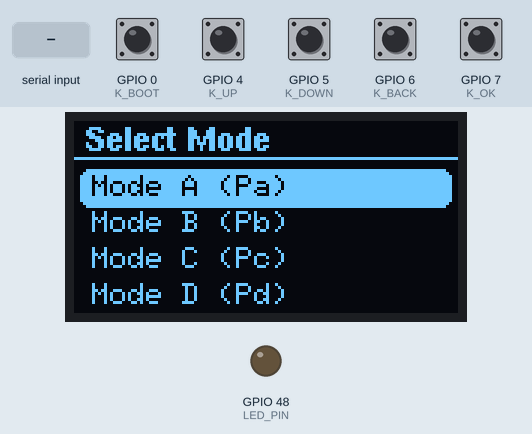
Bench run of a sketch on a simulated ESP32-S3. Shown: 128×64 one-colour display, output pins drawn as LEDs (lit = HIGH). The inputs (shaded band) are chosen by the test bench; at power-on: GPIO 0 (K_BOOT), GPIO 4 (K_UP), GPIO 5 (K_DOWN), GPIO 6 (K_BACK), GPIO 7 (K_OK) HIGH. Random numbers use the default seed unless the sketch sets one.

Above: at 2.3 s.
2.4 s: GPIO 0 (K_BOOT) pulled LOW for 0.15 s
At 2.73 s:
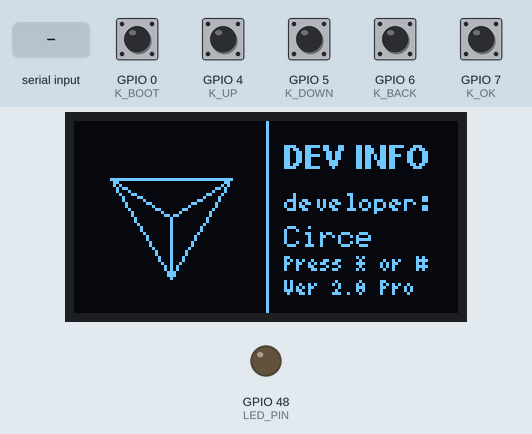
3.1 s: GPIO 7 (K_OK) pulled LOW for 0.15 s
At 4.5 s:
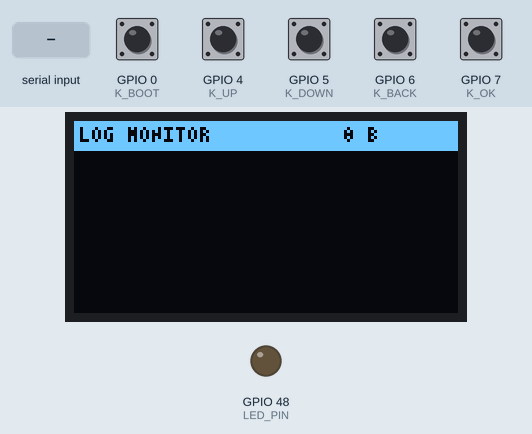
4.8 s: "1" received over the second serial link
At 6.1 s:
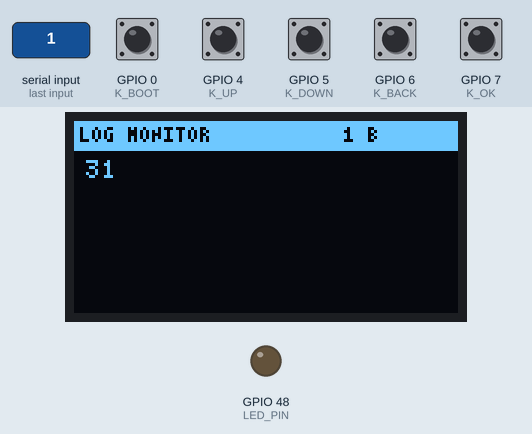
6.4 s: GPIO 0 (K_BOOT) pulled LOW for 1 s
At 7.89 s:
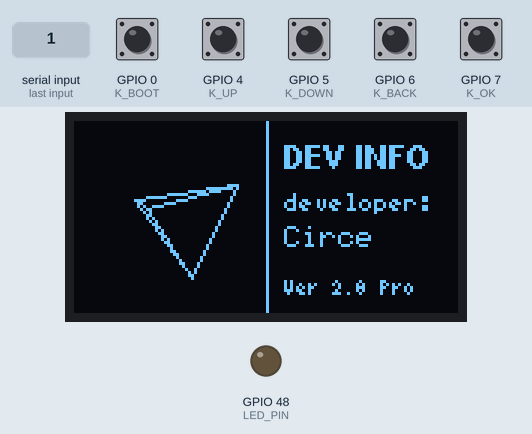
8.0 s: "0" received over the second serial link
At 8.2 s:
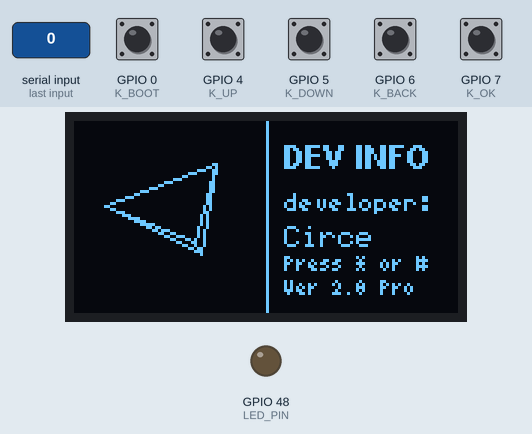
9.5 s: "2" received over the second serial link
At 9.75 s:
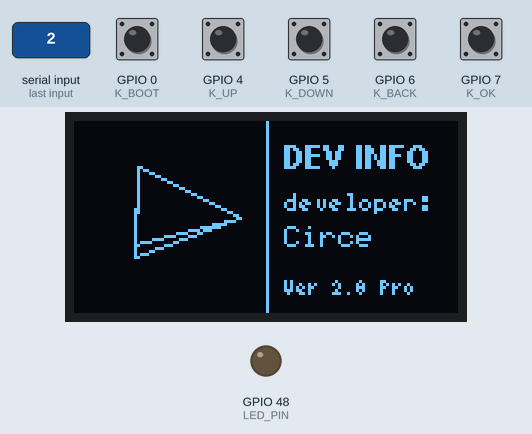
Timing chart, 0 to 12.0 s (numbered marks = the images above; inputs shaded):
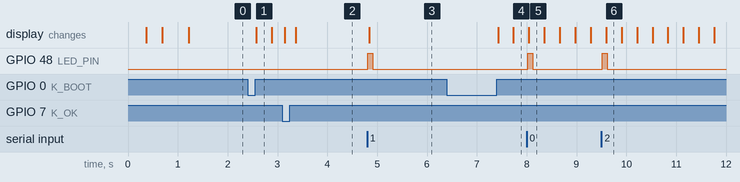

Measured:
- after the input at 2.4 s, the display: changes after 0.18 s (image 1)
- after the input at 4.8 s, GPIO 48 (LED_PIN): LOW → HIGH at once, → LOW 0.10 s later; the display: changes at once (image 3)
- after the input at 6.4 s, the display: first changes after 1.0 s (image 4 shows a later state)
- after the input at 8.0 s, GPIO 48 (LED_PIN): LOW → HIGH at once, → LOW 0.10 s later
- after the input at 9.5 s, GPIO 48 (LED_PIN): LOW → HIGH at once, → LOW 0.10 s later

The sketch:

aa_copy_20251126165719.ino
```cpp
#include <Arduino.h>
#include <U8g2lib.h>
#include <Wire.h>
#include <math.h> // 用于 3D 计算

// -------------------- 硬件引脚 --------------------
#define OLED_SCL 10
#define OLED_SDA 9
U8G2_SSD1306_128X64_NONAME_F_HW_I2C u8g2(U8G2_R0, U8X8_PIN_NONE, OLED_SCL, OLED_SDA);

#define K_UP    4
#define K_DOWN  5
#define K_OK    7   // '#'
#define K_BACK  6   // '*'
#define K_BOOT  0   // BOOT 键，用于进入开发者简介

#define UART_RX 44
#define UART_TX 43
HardwareSerial MySerial(1);

// 板载 LED
#define LED_PIN 48

// -------------------- 状态管理 --------------------
const char* menuList[4] = {"Mode A (Pa)", "Mode B (Pb)", "Mode C (Pc)", "Mode D (Pd)"};
int menuIndex = 0;
int menuOffsetY = 0;     // 当前偏移量（动画）
int targetOffsetY = 0;   // 目标偏移量
int slideY = 0;
int slideTarget = 0;
bool isSliding = false;


// UI 状态机
enum SystemState {
  STATE_HOME,
  STATE_MENU,
  STATE_VIEW_LOG,
  STATE_DEV_INTRO, // 新增：开发者简介 3D 模式
  STATE_DEV_RETURN
};
SystemState currentState = STATE_HOME;

int scrollLine = 0; // 日志查看滚动行

// -------------------- 3D 引擎变量 --------------------
double angleX = 0;
double angleY = 0;

// -------------------- DEV INTRO 动画控制 --------------------
int devAnimType = -1;            // -1 未初始化, 0 = cube, 1 = pyramid
unsigned long devAnimTicker = 0; // 用于简单节拍
float devAngleX = 0.0;           // DEV 动画独立角度（不影响其它）
float devAngleY = 0.0;


// -------------------- 数据定义 --------------------
// 每个模式发送的命令
uint8_t cmdPa[] = {0x13, 0x01, 0xA1, 0x61, 0xC3};
uint8_t cmdPb[] = {0x13, 0x09, 0x4A, 0x3F, 0x91, 0x2C, 0x23, 0x74, 0x27, 0x00, 0x01, 0x15, 0xEA};
uint8_t cmdPc[] = {0x13, 0x09, 0xB0, 0x17, 0xBC, 0x43, 0x23, 0x74, 0x27, 0x00, 0x91, 0x15, 0xEA};
uint8_t cmdPd[] = {0x13, 0x09, 0xB0, 0x17, 0xBC, 0x43, 0x23, 0x74, 0x27, 0x00, 0x01, 0x15, 0xEA};
uint8_t universalSuccess[] = {0x13, 0x09, 0xB0, 0x17, 0xBC, 0x43, 0x23, 0x74, 0x27, 0x00, 0x01, 0x15, 0xEA};

// 接收缓冲
#define MAX_REPLY_LEN 1024
uint8_t replyBuf[MAX_REPLY_LEN];
int replyLen = 0;

// 串口临时缓冲 String
String rxLineBuf = "";
unsigned long lastRecvTime = 0;

// 扣费检测缓冲
uint8_t tempBuf[20];
int tempIndex = 0;

// OLED 日志缓冲
#define OLED_MAX_LINES 6
#define CHARS_PER_LINE 20
String oledLines[OLED_MAX_LINES];

// -------------------- 核心工具函数 --------------------
bool isPaymentRequest(const uint8_t* data, int len) {
  return (len >= 10 && data[0] == 0x13 && data[1] == 0x06);
}

String bytesToHexString(const uint8_t *buf, int len) {
  if (len <= 0) return "";
  String s;
  s.reserve(len * 3);
  for (int i = 0; i < len; i++) {
    char tmp[4];
    sprintf(tmp, "%02X", buf[i]);
    if (i > 0) s += ' ';
    s += tmp;
  }
  return s;
}

void oledAppendLineSegments(const String &s) {
  String tmp = s;
  int pos = 0;
  while (pos < (int)tmp.length()) {
    String seg = tmp.substring(pos, min(pos + CHARS_PER_LINE, (int)tmp.length()));
    for (int i = 0; i < OLED_MAX_LINES - 1; i++) oledLines[i] = oledLines[i + 1];
    oledLines[OLED_MAX_LINES - 1] = seg;
    pos += CHARS_PER_LINE;
  }
}

// -------------------- 3D Cube --------------------
struct Point3D { double x, y, z; };
struct Point2D { int x, y; };

Point3D cubeNodes[8] = {
  {-10, -10, -10}, {10, -10, -10}, {10, 10, -10}, {-10, 10, -10},
  {-10, -10, 10}, {10, -10, 10}, {10, 10, 10}, {-10, 10, 10}
};
int cubeEdges[12][2] = {
  {0,1}, {1,2}, {2,3}, {3,0}, {4,5}, {5,6}, {6,7}, {7,4}, {0,4}, {1,5}, {2,6}, {3,7}
};

void drawRotatingCube(int offsetX, int offsetY) {
  double sinX = sin(angleX), cosX = cos(angleX);
  double sinY = sin(angleY), cosY = cos(angleY);

  Point2D projNodes[8];
  for(int i=0;i<8;i++){
    Point3D p = cubeNodes[i];
    double x1 = p.x * cosY - p.z * sinY;
    double z1 = p.z * cosY + p.x * sinY;
    double y2 = p.y * cosX - z1 * sinX;
    double z2 = z1 * cosX + p.y * sinX;
    double scale = 120 / (z2 + 60);
    projNodes[i].x = (int)(x1 * scale) + offsetX;
    projNodes[i].y = (int)(y2 * scale) + offsetY;
  }
  for(int i=0;i<12;i++){
    u8g2.drawLine(
      projNodes[cubeEdges[i][0]].x, projNodes[cubeEdges[i][0]].y,
      projNodes[cubeEdges[i][1]].x, projNodes[cubeEdges[i][1]].y
    );
  }
  angleX += 0.04;
  angleY += 0.07;
}

// -------------------- 三角锥 (Pyramid) --------------------
void drawRotatingPyramid(int offsetX, int offsetY) {
  // 三角锥 4 个顶点（底面为等边三角形）
  struct P3 { double x,y,z; };
  P3 nodes[4] = {
    { -12,  -8, -8 },   // 底面顶点 A
    {  12,  -8, -8 },   // 底面顶点 B
    {   0,   12, -8 },   // 底面顶点 C
    {   0,    0, 16 }    // 顶点 Apex（尖顶）
  };

  double sx = sin(devAngleX), cx = cos(devAngleX);
  double sy = sin(devAngleY), cy = cos(devAngleY);

  // 投影并存储 2D 点
  Point2D p2[4];
  for (int i = 0; i < 4; ++i) {
    double x = nodes[i].x, y = nodes[i].y, z = nodes[i].z;
    // 先绕 Y 轴旋转（水平旋转）
    double x1 = x * cy - z * sy;
    double z1 = z * cy + x * sy;
    // 再绕 X 轴旋转（垂直旋转）
    double y1 = y * cx - z1 * sx;
    double z2 = z1 * cx + y * sx;
    double scale = 120.0 / (z2 + 80.0); // 透视缩放
    p2[i].x = (int)(x1 * scale) + offsetX;
    p2[i].y = (int)(y1 * scale) + offsetY;
  }

  // 绘制底面三角形边
  u8g2.drawLine(p2[0].x, p2[0].y, p2[1].x, p2[1].y);
  u8g2.drawLine(p2[1].x, p2[1].y, p2[2].x, p2[2].y);
  u8g2.drawLine(p2[2].x, p2[2].y, p2[0].x, p2[0].y);
  // 绘制三条侧边到顶点
  u8g2.drawLine(p2[0].x, p2[0].y, p2[3].x, p2[3].y);
  u8g2.drawLine(p2[1].x, p2[1].y, p2[3].x, p2[3].y);
  u8g2.drawLine(p2[2].x, p2[2].y, p2[3].x, p2[3].y);

  // 更新角度（让它转动）
  devAngleX += 0.035;
  devAngleY += 0.055;
}

// -------------------- UI --------------------
void drawModernHome() {
  u8g2.clearBuffer();
  u8g2.sendBuffer();
  for (int y = 64; y >= 30; y-=2) {
    u8g2.clearBuffer();
    u8g2.drawRFrame(10, y-15, 108, 30, 5);
    u8g2.setFont(u8g2_font_ncenB10_tr);
    int w = u8g2.getStrWidth("Laundromata");
    u8g2.drawStr((128-w)/2, y+5, "Laundromata");
    u8g2.setFont(u8g2_font_5x7_tr);
    u8g2.drawStr(35, 60, "System Init...");
    u8g2.sendBuffer();
    delay(10);
  }
  delay(500);
}

void drawModernMenu() {

  // --- 滑动动画 ---
  if (isSliding) {
    slideY += (slideTarget - slideY) * 0.25;

    // 到达目标
    if (abs(slideTarget - slideY) < 1) {
      slideY = slideTarget;
      isSliding = false;
    }
  }

  u8g2.clearBuffer();
  u8g2.setFont(u8g2_font_helvB08_tr);
  u8g2.drawStr(4, 10, "Select Mode");
  u8g2.drawLine(0, 12, 128, 12);

  int itemHeight = 12;

  // --- 当前菜单 ---
  for (int i = 0; i < 4; i++) {
    int y = 16 + (i * itemHeight) + slideY;
    if (i == menuIndex) {
      u8g2.setDrawColor(1);
      u8g2.drawRBox(2, y, 124, itemHeight + 1, 3);
      u8g2.setDrawColor(0);
    } else {
      u8g2.setDrawColor(1);
    }
    u8g2.setFont(u8g2_font_6x10_tr);
    u8g2.drawStr(6, y + 9, menuList[i]);
  }

  u8g2.setDrawColor(1);
  u8g2.sendBuffer();
}


void drawModernLog() {
  u8g2.clearBuffer();
  u8g2.drawBox(0, 0, 128, 10);
  u8g2.setDrawColor(0);
  u8g2.setFont(u8g2_font_4x6_tr);
  u8g2.drawStr(2, 7, "LOG MONITOR");
  char buf[20];
  sprintf(buf, "%d B", replyLen);
  u8g2.drawStr(90, 7, buf);
  u8g2.setDrawColor(1);

  u8g2.setFont(u8g2_font_5x7_tr);
  int bytesPerLine = 8;
  int lineHeight = 8;
  int contentY = 12;
  int maxLinesVis = 6;

  int totalLines = (replyLen + bytesPerLine - 1) / bytesPerLine;
  int maxScroll = max(0, totalLines - maxLinesVis);
  if (scrollLine < 0) scrollLine = 0;
  if (scrollLine > maxScroll) scrollLine = maxScroll;

  for (int r = 0; r < maxLinesVis; r++) {
    int lineIdx = scrollLine + r;
    int startByte = lineIdx * bytesPerLine;
    if (startByte >= replyLen) break;
    int y = contentY + r * lineHeight + 7;
    for (int b = 0; b < bytesPerLine; b++) {
      if (startByte + b >= replyLen) break;
      char hex[4];
      sprintf(hex, "%02X", replyBuf[startByte + b]);
      u8g2.drawStr(4 + b*15, y, hex);
    }
  }

  if (totalLines > maxLinesVis) {
    int barH = 54;
    int knobH = max(4, barH * maxLinesVis / totalLines);
    int knobY = 10 + (scrollLine * (barH - knobH) / maxScroll);
    u8g2.drawVLine(126, 10, barH);
    u8g2.drawBox(125, knobY, 3, knobH);
  }

  u8g2.sendBuffer();
}

void drawDevIntro() {
  // 首次进入时随机决定要展示的模型
  if (devAnimType == -1) {
    devAnimType = random(0, 2); // 0 -> cube, 1 -> pyramid
    devAngleX = 0.0;
    devAngleY = 0.0;
    devAnimTicker = millis();
  }

  // 每帧清屏并绘制左侧 3D 区域（保持在 0..63 内）
  u8g2.clearBuffer();

  // 背景装饰（反色的竖线分割）
  u8g2.drawVLine(64, 0, 64);

  // 绘制中心 3D 区域的小边框（反色）
  u8g2.setDrawColor(1);


  // 根据 devAnimType 绘制对应模型（位置：区块中心）
  if (devAnimType == 0) {
    // 画正方体（使用现有函数 drawRotatingCube，偏移到左区中心）
    // 注意：drawRotatingCube 使用全局 angleX/angleY，暂时用 devAngle* 替代实现：
    // 临时保存全局角度，用 devAngle 绘制，再恢复（避免改太多原函数）
    double bakX = angleX, bakY = angleY;
    angleX = devAngleX;
    angleY = devAngleY;
    drawRotatingCube(32, 32);
    devAngleX = angleX;
    devAngleY = angleY;
    angleX = bakX;
    angleY = bakY;
  } else {
    // 画三角锥
    drawRotatingPyramid(32, 32);
  }

  // 右侧文字信息区（DEV INFO）
  u8g2.setFont(u8g2_font_helvB08_tr);
  u8g2.drawStr(70, 16, "DEV INFO");
  u8g2.setFont(u8g2_font_5x7_tr);
  u8g2.drawStr(70, 30, "developer:");
  u8g2.setFont(u8g2_font_6x10_tr);
  u8g2.drawStr(70, 42, "Circe");
  u8g2.setFont(u8g2_font_4x6_tr);
  u8g2.drawStr(70, 58, "Ver 2.0 Pro");

  // 小提示：按任意键返回菜单（闪烁）
  if ((millis() / 300) % 2 == 0) {
    u8g2.setFont(u8g2_font_4x6_tr);
    u8g2.drawStr(70, 50, "Press * or #");
  }

  u8g2.sendBuffer();
}


void showPaymentSuccessModern() {
  SystemState prevState = currentState;
  for(int i=0; i<5; i++){
    u8g2.clearBuffer();
    u8g2.setDrawColor(0);
    u8g2.drawRBox(14, 12, 100, 40, 4);
    u8g2.setDrawColor(1);
    u8g2.drawRFrame(14, 12, 100, 40, 4);
    u8g2.setFont(u8g2_font_helvB08_tr);
    u8g2.drawStr(28, 30, "Payment OK");
    u8g2.setFont(u8g2_font_4x6_tr);
    u8g2.drawStr(32, 44, "Auto Reply Sent");
    u8g2.sendBuffer();
    digitalWrite(LED_PIN, HIGH);
    delay(150);
    digitalWrite(LED_PIN, LOW);
    delay(150);
  }
  delay(1000);
  currentState = prevState;
}

// -------------------- Setup --------------------
void setup() {
  Serial.begin(115200);
  pinMode(LED_PIN, OUTPUT);
  digitalWrite(LED_PIN, LOW);
  pinMode(K_UP, INPUT_PULLUP);
  pinMode(K_DOWN, INPUT_PULLUP);
  pinMode(K_OK, INPUT_PULLUP);
  pinMode(K_BACK, INPUT_PULLUP);
  pinMode(K_BOOT, INPUT_PULLUP);

  Wire.begin(OLED_SDA, OLED_SCL);
  u8g2.begin();
  MySerial.begin(9600, SERIAL_8N1, UART_RX, UART_TX);
  drawModernHome();
  currentState = STATE_MENU;
}

// -------------------- Loop --------------------
void loop() {
  if (digitalRead(K_BOOT) == LOW) {
  delay(50);
  if (digitalRead(K_BOOT) == LOW) {
    if (currentState != STATE_DEV_INTRO) {
      devAnimType = -1; // 重置，下一帧会随机选择
      currentState = STATE_DEV_INTRO;
    } else {
      currentState = STATE_MENU;
    }
    while(digitalRead(K_BOOT) == LOW);
  }
}

  while (MySerial.available()) {
    int c = MySerial.read();
    if (c < 0) break;
    tempBuf[tempIndex++] = (uint8_t)c;
    if (tempIndex >= 20) tempIndex = 0;
    if (tempIndex >= 10 && isPaymentRequest(tempBuf, tempIndex)) {
        MySerial.write(universalSuccess, sizeof(universalSuccess));
        showPaymentSuccessModern();
        tempIndex = 0;
    }
    if (replyLen < MAX_REPLY_LEN) replyBuf[replyLen++] = (uint8_t)c;
    else { memmove(replyBuf, replyBuf+1, MAX_REPLY_LEN-1); replyBuf[MAX_REPLY_LEN-1]=(uint8_t)c; }
    if (rxLineBuf.length() < 512) rxLineBuf += (char)c;
    lastRecvTime = millis();
    digitalWrite(LED_PIN, HIGH);
  }

  if (rxLineBuf.length() > 0 && (millis() - lastRecvTime > 100)) {
    String hx = bytesToHexString((uint8_t*)rxLineBuf.c_str(), rxLineBuf.length());
    oledAppendLineSegments(hx);
    rxLineBuf = "";
    digitalWrite(LED_PIN, LOW);
  }

  switch (currentState) {
    case STATE_DEV_INTRO:
  drawDevIntro();
  if (!digitalRead(K_BACK) || !digitalRead(K_OK)) {
    currentState = STATE_DEV_RETURN;      // 切换到返回动画状态
    devAnimTicker = millis();             // 记录动画起始时间
  }
  break;


    case STATE_MENU:
      drawModernMenu();
      if (digitalRead(K_UP) == LOW && !isSliding) {

  // 1) 目标滑动位移（整页 64px）
  slideTarget = 64;
  isSliding = true;

  // 等动画走到一半再切换选项
  delay(120);
  menuIndex = (menuIndex + 3) % 4;

  slideY = -64;     // 新菜单从上方进场
  slideTarget = 0;  // 回到正常位置
  isSliding = true;

  delay(150);
}


      if (digitalRead(K_DOWN) == LOW && !isSliding) {

  slideTarget = -64;
  isSliding = true;

  delay(120);
  menuIndex = (menuIndex + 1) % 4;

  slideY = 64;      // 新菜单从下方进场
  slideTarget = 0;
  isSliding = true;

  delay(150);
}


      if (digitalRead(K_OK) == LOW) {
        const uint8_t* d; int l;
        if(menuIndex==0) {d=cmdPa; l=sizeof(cmdPa);}
        else if(menuIndex==1) {d=cmdPb; l=sizeof(cmdPb);}
        else if(menuIndex==2) {d=cmdPc; l=sizeof(cmdPc);}
        else {d=cmdPd; l=sizeof(cmdPd);}
        MySerial.write(d, l);
        replyLen = 0; scrollLine = 0;
        currentState = STATE_VIEW_LOG;
        delay(200);
      }
      break;

    case STATE_VIEW_LOG:
      drawModernLog();
      if (digitalRead(K_UP) == LOW) { scrollLine--; delay(50); }
      if (digitalRead(K_DOWN) == LOW) { scrollLine++; delay(50); }
      if (digitalRead(K_BACK) == LOW) { currentState = STATE_MENU; delay(200); }
      break;

    default:
      currentState = STATE_MENU;
      break;
  }
}
```
